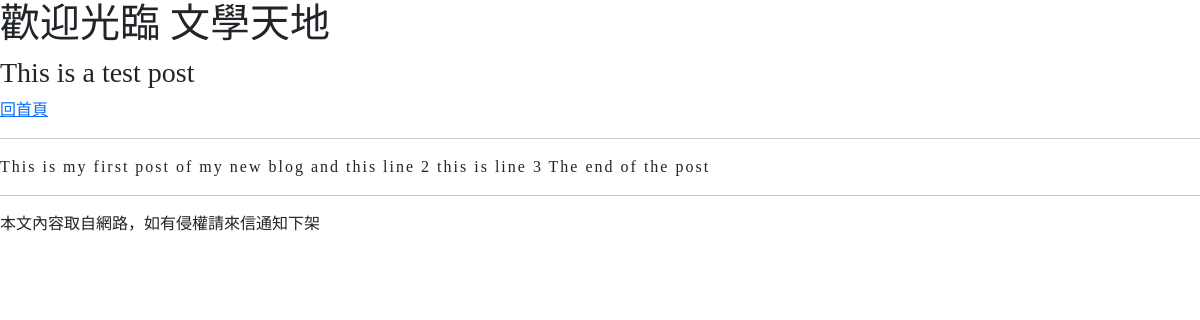
Page /post/first-post/ on the committed database.
### mainsite/models.py (models this page shows, shortened)
class Post(models.Model):
    title = models.CharField(max_length=200)
    slug = models.CharField(max_length=200)
    body = models.TextField()
    pub_date = models.DateTimeField(default=timezone.now)
    class Meta:
        ordering = ('-pub_date',)

### mainsite/views.py (the view)
# urls.py: path('post/<slug:slug>/', showpost)
def showpost(request, slug):
    try:
        post = Post.objects.get(slug=slug)
        if post != None:
            return render(request, 'post.html', locals())
    except:
        return redirect('/')

### templates/post.html (shortened to what this page needs)
{% extends 'base.html' %}
{% block headmessage %}
    <h3 style="font-family:微軟正黑體;">{{ post.title }}</h3>
    <a style="font-family:微軟正黑體;" href="/">回首頁</a>
{% endblock %}
{% block content %}
    <p style="font-family:微軟正黑體;font-size:12pt;letter-spacing: 2px;">
        {{ post.body }}
    </p>
{% endblock %}

### rows in the picture
Post: title "This is a test post", body "This is my first post of my new blog and this line 2 this is line 3 The end of the post"
